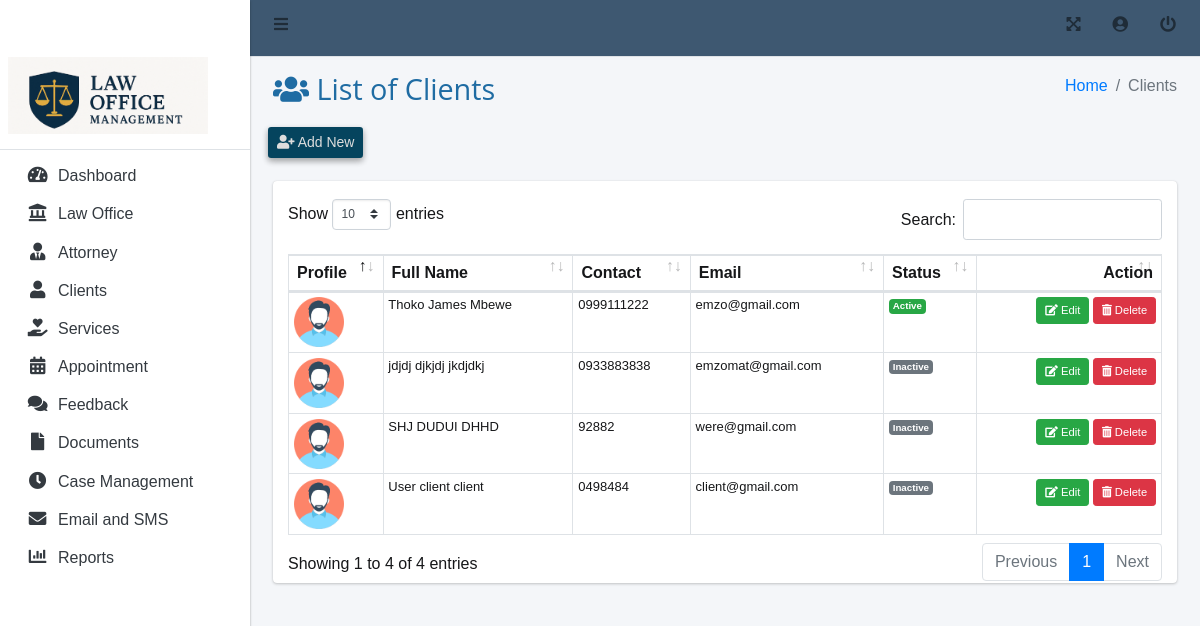
The page /admin/client.php on the database its author committed.
### tables this page shows
CREATE TABLE `tbl_client` (
  `client_id` int(11) NOT NULL,
  `client_lastname` varchar(30) NOT NULL,
  `client_firstname` varchar(30) NOT NULL,
  `client_middlename` varchar(30) NOT NULL,
  `contact` varchar(15) NOT NULL,
  `email_address` varchar(50) NOT NULL,
  `valid_id` text NOT NULL,
  `username` varchar(30) NOT NULL,
  `password` text NOT NULL,
  `account_status` int(1) NOT NULL
);

### admin/client.php (the view, shortened to what this page needs)
<?php
include 'includes/connection.php';
$query = "SELECT client_id, client_firstname, client_middlename, client_lastname, contact, email_address, account_status FROM tbl_client";
$result = mysqli_query($conn, $query);
?>
<!DOCTYPE html>
<html lang="en">
<?php include 'includes/header.php' ?>
<body class="hold-transition sidebar-mini layout-fixed">
    <div class="wrapper">
        <?php include 'includes/topbar.php' ?>
        <?php include 'includes/sidebar.php' ?>
        <div class="content-wrapper">
            <div class="content-header">
                <div class="container-fluid">
                    <div class="row mb-2">
                        <div class="col-sm-6">
                            <h1 class="m-0" style="color: rgb(31,108,163);">
                                <span class="fa fa-users"></span> List of Clients
                            </h1>
                        </div>
                        <div class="col-sm-6">
                            <ol class="breadcrumb float-sm-right">
                                <li class="breadcrumb-item"><a href="#">Home</a></li>
                                <li class="breadcrumb-item active">Clients</li>
                            </ol>
                        </div>
                        <a class="btn btn-sm elevation-2" href="add-client.php" style="margin-top: 20px;margin-left: 10px;background-color: #05445E;color: #ddd;">
                            <i class="fa fa-user-plus"></i> Add New
                        </a>
                    </div>
                </div>
            </div>
            <section class="content">
                <div class="container-fluid">
                    <div class="card card-info">
                        <div class="col-md-12 table-responsive">
                            <br>
                            <table id="example1" class="table table-bordered table-hover">
                                <thead>
                                    <tr>
                                        <th>Profile</th>
                                        <th>Full Name</th>
                                        <th>Contact</th>
                                        <th>Email</th>
                                        <th>Status</th>
                                        <th class="text-right">Action</th>
                                    </tr>
                                </thead>
                                <tbody>
                                    <?php while ($client = mysqli_fetch_assoc($result)) { ?>
                                    <tr>
                                        <td><img src="../asset/img/avatar.png" width="50" alt="User Image"></td>
                                        <td><?php echo $client['client_firstname'] . " " . $client['client_middlename'] . " " . $client['client_lastname']; ?></td>
                                        <td><?php echo $client['contact']; ?></td>
                                        <td><?php echo $client['email_address']; ?></td>
                                        <td>
                                            <?php echo $client['account_status'] == 1 ? "<span class='badge badge-success'>Active</span>" : "<span class='badge badge-secondary'>Inactive</span>"; ?>
                                        </td>
                                        <td class="text-right">
                                            <a class="btn btn-sm btn-success" href="edit-client.php?id=<?php echo $client['client_id']; ?>"><i class="fa fa-edit"></i> Edit</a>
                                            <a class="btn btn-sm btn-danger" href="delete-client.php?id=<?php echo $client['client_id']; ?>" onclick="return confirm('Are you sure you want to delete this client?')"><i class="fa fa-trash-alt"></i> Delete</a>
                                        </td>
                                    </tr>
                                    <?php } ?>
                                </tbody>
                            </table>
                        </div>
                    </div>
                </div>
            </section>
        </div>
    </div>
</body>
</html>

### css/style.css (style rules this page uses)
article, aside, details, figcaption, figure, footer, header, hgroup, nav, section, summary { display: block; }
html { background: white; color: black; -webkit-text-size-adjust: 100%; -ms-text-size-adjust: 100%; }
html, button, input, select, textarea { font-family: sans-serif; }
body { margin: 0; }
a { background: transparent; }
h1 { font-size: 2em; margin: 0.67em 0; }
img { border: 0; }
table { border-collapse: collapse; border-spacing: 0; }
*, *:before, *:after { -webkit-box-sizing: border-box; -moz-box-sizing: border-box; box-sizing: border-box; }
body { font-family: Arial, sans-serif; font-size: 16px; font-weight: 300; line-height: normal; color: #161719; }
h1, h2, h3, h4, h5, h6 { font-family: "Titillium Web", "Open Sans", sans-serif; color: white; margin-top: 0; }
a { text-decoration: none; }
.container-fluid { margin-right: auto; margin-left: auto; padding-left: 15px; padding-right: 15px; *zoom: 1; }
.container-fluid:after { content: " "; clear: both; display: block; overflow: hidden; height: 0; }
.row { margin-left: -15px; margin-right: -15px; *zoom: 1; }
.row:after { content: " "; clear: both; display: block; overflow: hidden; height: 0; }
.col-xs-1, .col-sm-1, .col-md-1, .col-lg-1, .col-xs-2, .col-sm-2, .col-md-2, .col-lg-2, .col-xs-3, .col-sm-3, .col-md-3, .counter, .col-lg-3, .col-xs-4, .col-sm-4, .col-md-4, .feature-grid .feature, .col-lg-4, .col-xs-5, .col-sm-5, .col-md-5, .col-lg-5, .col-xs-6, .counter, .col-sm-6, .feature-grid .feature, .col-md-6, .col-lg-6, .col-xs-7, .col-sm-7, .col-md-7, .col-lg-7, .col-xs-8, .col-sm-8, .col-md-8, .col-lg-8, .col-xs-9, .col-sm-9, .col-md-9, .col-lg-9, .col-xs-10, .col-sm-10, .col-md-10, .col-lg-10, .col-xs-11, .col-sm-11, .col-md-11, .col-lg-11, .col-xs-12, .col-sm-12, .col-md-12, .col-lg-12 { position: relative; min-height: 1px; padding-left: 15px; padding-right: 15px; }
@media (min-width: 768px) { .col-sm-1, .col-sm-2, .col-sm-3, .col-sm-4, .col-sm-5, .col-sm-6, .feature-grid .feature, .col-sm-7, .col-sm-8, .col-sm-9, .col-sm-10, .col-sm-11, .col-sm-12 { float: left; } }
@media (min-width: 768px) { .col-sm-6, .feature-grid .feature { width: 50%; } }
@media (min-width: 992px) { .col-md-1, .col-md-2, .col-md-3, .counter, .col-md-4, .feature-grid .feature, .col-md-5, .col-md-6, .col-md-7, .col-md-8, .col-md-9, .col-md-10, .col-md-11, .col-md-12 { float: left; } }
@media (min-width: 992px) { .col-md-12 { width: 100%; } }
.text-right { text-align: right; }

### admin/includes/header.php (style rules this page uses)
td a.btn { font-size: 0.7rem; }
th { padding: 0.5rem !important; }
table tr td { padding: 0.3rem !important; font-size: 13px; }

### rows shown on the page
tbl_client: client_firstname "Thoko", client_middlename "James", client_lastname "Mbewe", contact "0999111222", email_address "emzo@gmail.com", account_status "Active"
tbl_client: client_firstname "jdjdj", client_middlename "djkjdj", client_lastname "jkdjdkj", contact "0933883838", email_address "emzomat@gmail.com", account_status "Inactive"
tbl_client: client_firstname "SHJ", client_middlename "DUDUI", client_lastname "DHHD", contact "92882", email_address "were@gmail.com", account_status "Inactive"
tbl_client: client_firstname "User", client_middlename "client", client_lastname "client", contact "0498484", email_address "client@gmail.com", account_status "Inactive"
